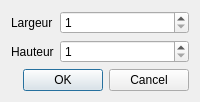
<?xml version="1.0" encoding="UTF-8"?>
<ui version="4.0">
 <class>ResizeDialog</class>
 <!-- Redimensionnement du niveau (LOT-68) : la mise en page quitte le C++ pour ce fichier, comme
      toute autre mise en page du projet. Le code ne fait plus que borner les valeurs, lire la
      taille courante et confirmer une perte de contenu (EX-EDIT-012, EX-EDIT-017).
      Les libelles poses ici sont des reperes pour Qt Designer : retranslateUi les remplace tous
      (EX-REN-033). -->
 <widget class="QDialog" name="ResizeDialog">
  <property name="windowTitle"><string>Redimensionner le niveau</string></property>
  <layout class="QFormLayout" name="form">
   <item row="0" column="0">
    <widget class="QLabel" name="widthLabel"><property name="text"><string>Largeur</string></property></widget>
   </item>
   <item row="0" column="1">
    <widget class="QSpinBox" name="widthSpin">
     <property name="minimum"><number>1</number></property>
     <property name="maximum"><number>100</number></property>
    </widget>
   </item>
   <item row="1" column="0">
    <widget class="QLabel" name="heightLabel"><property name="text"><string>Hauteur</string></property></widget>
   </item>
   <item row="1" column="1">
    <widget class="QSpinBox" name="heightSpin">
     <property name="minimum"><number>1</number></property>
     <property name="maximum"><number>100</number></property>
    </widget>
   </item>
   <item row="2" column="0" colspan="2">
    <widget class="QDialogButtonBox" name="buttons">
     <property name="orientation"><enum>Qt::Horizontal</enum></property>
     <property name="standardButtons"><set>QDialogButtonBox::Cancel|QDialogButtonBox::Ok</set></property>
    </widget>
   </item>
  </layout>
 </widget>
 <resources/>
 <connections/>
</ui>
